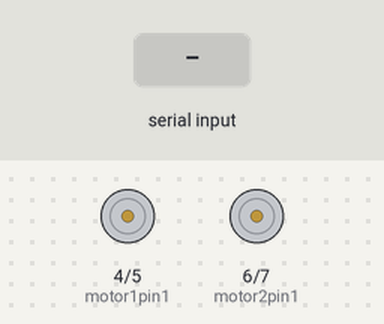
Recording of a sketch running on a simulated Arduino Uno, built with avr-gcc and run on an emulated ATmega328P. Shown: motor-driver pin pairs drawn as motors (green arrow = first pin HIGH = forward, orange = second pin HIGH = backward, longer = more drive, scaled by the enable pin). The inputs (shaded band) are chosen by the test bench.

Above: at 1.2 s.
1.3 s: "F" received over Serial
At 2.6 s:
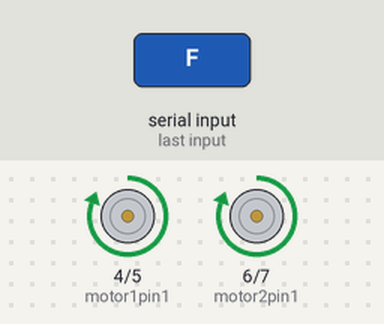
2.9 s: "B" received over Serial
At 3.8 s:
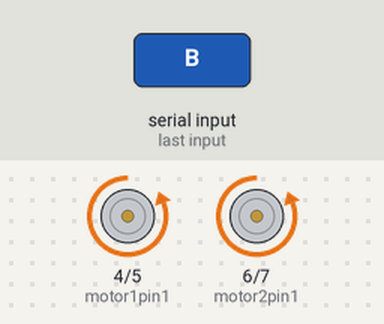
4.5 s: "L" received over Serial
At 5.0 s:
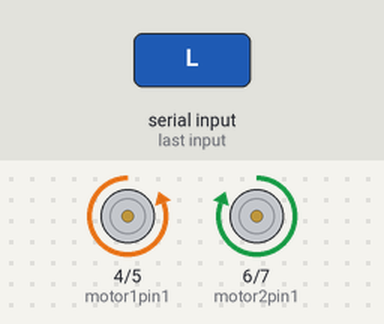
6.1 s: "R" received over Serial
At 7.4 s:
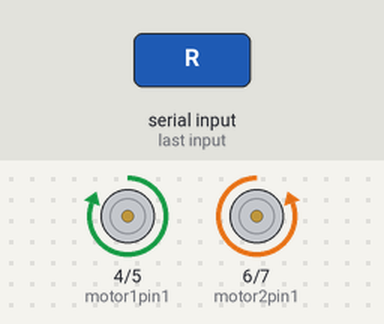
7.7 s: "A" received over Serial
At 8.6 s:
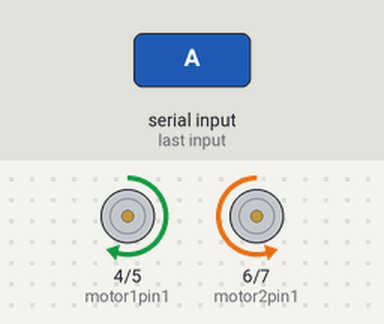
9.2 s: "S" received over Serial
At 9.7 s:
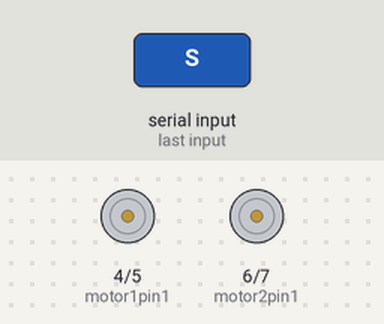
Timing chart, 0 to 11.7 s (numbered marks = the images above; inputs shaded):
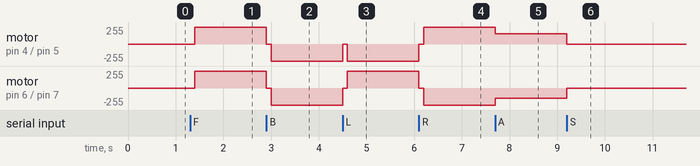

The sketch:

Prototip_BLE_CONTROL_PROTECTION.ino
```cpp
int motor1pin1 = 4;
int motor1pin2 = 5;
int motor2pin1 = 6;
int motor2pin2 = 7;
int ENA = 10;
int ENB = 9;

void setup() {
  Serial.begin(9600);

  pinMode(motor1pin1, OUTPUT);
  pinMode(motor1pin2, OUTPUT);
  pinMode(motor2pin1, OUTPUT);
  pinMode(motor2pin2, OUTPUT);

  analogWrite(ENA, 255);
  analogWrite(ENB, 255);
}

void loop() {
  if (Serial.available()) {
    char Dir = Serial.read();

    if (Dir == 'F') {  // Forward
      Stop();
      delay(100);
      Forward();

    }

    if (Dir == 'B') {  // Backward
      Stop();
      delay(100);
      Back();
    }

    if (Dir == 'L') {  // Left turn
      Stop();
      delay(100);
      Left();
    }

    if (Dir == 'R') {  // Right turn
      Stop();
      delay(100);
      Right();
    }

    if (Dir == 'S') {  // Stop
      Stop();
    }

    if (Dir == 'G') {
      analogWrite(ENA, 255);
      analogWrite(ENB, 255);
    }

      if (Dir == 'A') {
      analogWrite(ENA, 155);
      analogWrite(ENB, 155);
    }

    if (Dir == 'Z') {
      analogWrite(ENA, 100);
      analogWrite(ENB, 100);
    }

  }
}

void Forward(){
    digitalWrite(motor1pin1, HIGH);
      digitalWrite(motor1pin2, LOW);
      digitalWrite(motor2pin1, HIGH);
      digitalWrite(motor2pin2, LOW);
  }

  void Back(){
    digitalWrite(motor1pin1, LOW);
      digitalWrite(motor1pin2, HIGH);
      digitalWrite(motor2pin1, LOW);
      digitalWrite(motor2pin2, HIGH);
  }

  void Left(){
    digitalWrite(motor1pin1, LOW);
      digitalWrite(motor1pin2, HIGH);
      digitalWrite(motor2pin1, HIGH);
      digitalWrite(motor2pin2, LOW);
  }

  void Right(){
    digitalWrite(motor1pin1, HIGH);
      digitalWrite(motor1pin2, LOW);
      digitalWrite(motor2pin1, LOW);
      digitalWrite(motor2pin2, HIGH);
  }

  void Stop(){
    digitalWrite(motor1pin1, LOW);
      digitalWrite(motor1pin2, LOW);
      digitalWrite(motor2pin1, LOW);
      digitalWrite(motor2pin2, LOW);
  }
```

Measured:
- after the input at 1.3 s, motor on pin 4 (motor1pin1) / pin 5 (motor1pin2), motor on pin 6 (motor2pin1) / pin 7 (motor2pin2): stopped → forward 255/255 after 0.10 s
- after the input at 2.9 s, motor on pin 4 (motor1pin1) / pin 5 (motor1pin2), motor on pin 6 (motor2pin1) / pin 7 (motor2pin2): forward 255/255 → stopped at once, → backward 255/255 0.10 s later
- after the input at 4.5 s, motor on pin 4 (motor1pin1) / pin 5 (motor1pin2): backward 255/255 → stopped at once, → backward 255/255 0.10 s later; motor on pin 6 (motor2pin1) / pin 7 (motor2pin2): backward 255/255 → stopped at once, → forward 255/255 0.10 s later
- after the input at 6.1 s, motor on pin 4 (motor1pin1) / pin 5 (motor1pin2): backward 255/255 → stopped at once, → forward 255/255 0.10 s later; motor on pin 6 (motor2pin1) / pin 7 (motor2pin2): forward 255/255 → stopped at once, → backward 255/255 0.10 s later
- after the input at 7.7 s, motor on pin 4 (motor1pin1) / pin 5 (motor1pin2): forward 255/255 → forward 155/255 at once; motor on pin 6 (motor2pin1) / pin 7 (motor2pin2): backward 255/255 → backward 155/255 at once
- after the input at 9.2 s, motor on pin 4 (motor1pin1) / pin 5 (motor1pin2): forward 155/255 → stopped at once; motor on pin 6 (motor2pin1) / pin 7 (motor2pin2): backward 155/255 → stopped at once
